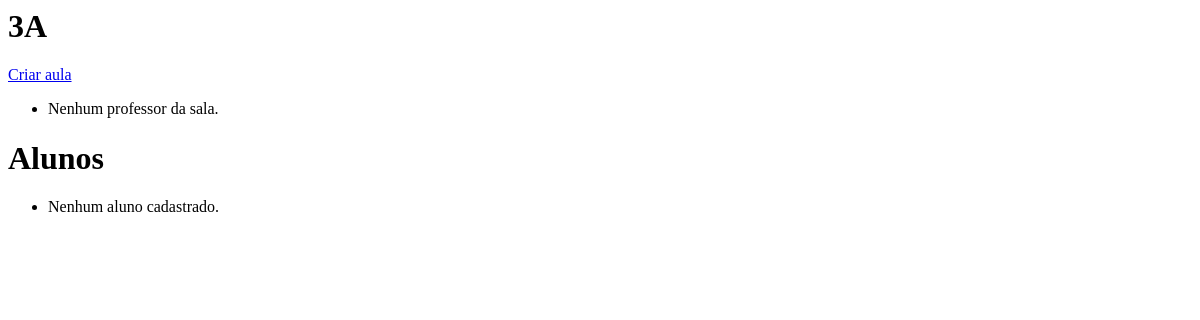
Page /turmas/detalhes/1 on the earlier database version.
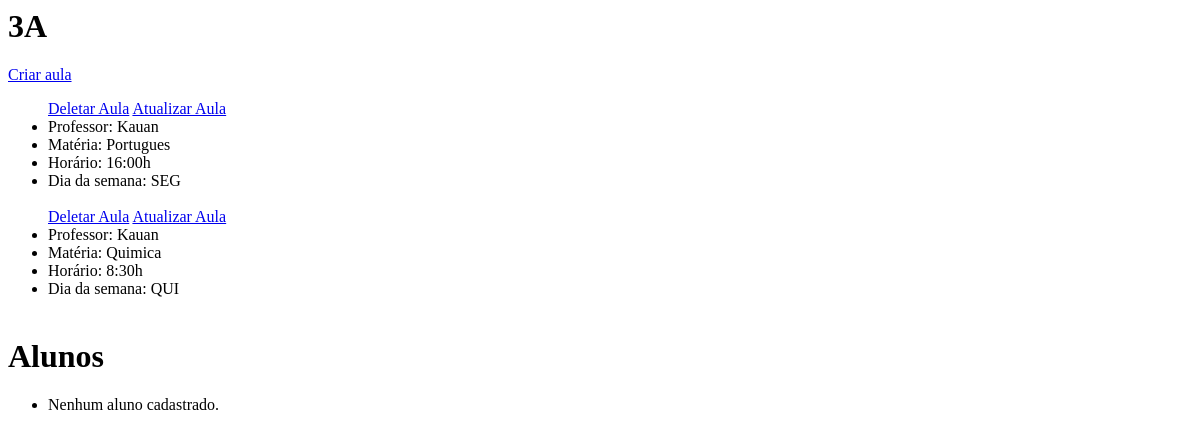
Same page on the later database version.
### app/models.py (models this page shows, shortened)
class Turma(models.Model):
    serie_turma = models.CharField(max_length=8)

class Professor(models.Model):
    nome = models.CharField(max_length=255)
    def __str__(self):
        return self.nome

class Materia(models.Model):
    materias = [
        ("Matematica", "Matemática"),
        ("Portugues", "Português"),
        ("Historia", "História"),
        ("Geografia", "Geografia"),
        ("Quimica", "Química"),
        ("Fisica", "Física"),
        ("Biologia", "Biologia"),
    ]
    nome_materia = models.CharField(max_length=50,choices=materias)
    def __str__(self):
        return self.nome_materia

class Horario(models.Model):
    horarios = [
        ("7:00h", "7:00h"),
        ("7:45h", "7:45h"),
        ("8:30h", "8:30h"),
        ("9:15h", "9:15h"),
        ("10:00h", "10:00h"),
        ("10:45h", "10:45h"),
        ("11:30h", "11:30h"),
        ("12:15h", "12:15h"),
        ("13:00h", "13:00h"),
        ("13:45h", "13:45h"),
        ("14:30h", "14:30h"),
        ("15:15h", "15:15h"),
        ("16:00h", "16:00h"),
        ("16:45h", "16:45h"),
        ("17:30h", "17:30h"),
    ]
    horario_aula = models.CharField(max_length=50,choices=horarios,unique=True)
    def __str__(self):
        return self.horario_aula

class Dias_semanas_Aulas(models.Model):
    pk_dia_semana = models.ForeignKey(Dias_semanas, on_delete=models.CASCADE)
    def __str__(self):
        return str(self.pk_dia_semana)

class Dias_semanas(models.Model):
    dias = [
        ("SEG", "Segunda-Feira"),
        ("TER", "Terça-Feira"),
        ("QUA", "Quarta-Feira"),
        ("QUI", "Quinta-Feira"),
        ("SEX", "Sexta-Feira"),
    ]
    dia = models.CharField(max_length=55,choices=dias, unique=True)
    def __str__(self):
        return self.dia

### app/views.py (the view)
# urls.py: path("turmas/detalhes/<int:pk>", views.visualizar_sala , name='detalhes_turmas'),
def visualizar_sala(request, pk):
    try:
        turma = get_object_or_404(Turma, pk=pk) #Pegando o id da turma
        aulas = Aulas.objects.filter(pk_turma = turma) #Mesclando as tabelas relacionadas a aulas pela FK da turma
        aulas_info = []
        alunos = Aluno.objects.filter(pk_turma = pk)
        for aula in aulas:
            aulas_info.append({
                'pk':aula.pk,
                'professor': aula.pk_professor,
                'materia': aula.pk_materia,
                'horario': aula.pk_horario,
                'turma': aula.pk_turma,
                'dia_semana': aula.pk_dias_semana
            })#retoronado os dados
        return render(request, "detalhes.html", {"turma": turma, "aulas": aulas_info, "alunos":alunos})
    except Exception as e:
        print(f"Error: {e}")
        return HttpResponseNotFound("Ocorreu um erro ao tentar carregar a turma e os professores.") #mensagem de erro caso for nescessario

### app/Templates/detalhes.html
<h1>{{ turma.serie_turma }}</h1>
<a href="{%url 'criar_aula' pk=turma.pk %}">Criar aula</a>
<ul>
    {% if aulas %}
        {% for i in aulas %}
            <a href="{% url 'deletar_aula' pk=i.pk %}">Deletar Aula</a>
            <a href="{% url 'atualizar_aula' pk=i.pk %}">Atualizar Aula</a>
            <li>Professor: {{ i.professor }}</li>
            <li>Matéria: {{ i.materia }}</li>
            <li>Horário: {{ i.horario }}</li>
            <li>Dia da semana: {{ i.dia_semana}}</li>
            <br>
        {% endfor %}
    {% else %}
        <li>Nenhum professor da sala.</li>
    {% endif %}
</ul>
<h1>Alunos</h1>
<ul>
    {% if alunos %}
        {% for i in alunos %}
            <li>Aluno: {{ i.nome_completo }}</li>
            <br>
        {% endfor %}
    {% else %}
        <li>Nenhum aluno cadastrado.</li>
    {% endif %}
</ul>

Differences in the rows shown:
added Professor: professor "Kauan", materia "Portugues", horario "16:00h", dia_semana "SEG", materia "Quimica", horario "8:30h", dia_semana "QUI"
Other differences:
text no longer shown: "Nenhum professor da sala."
